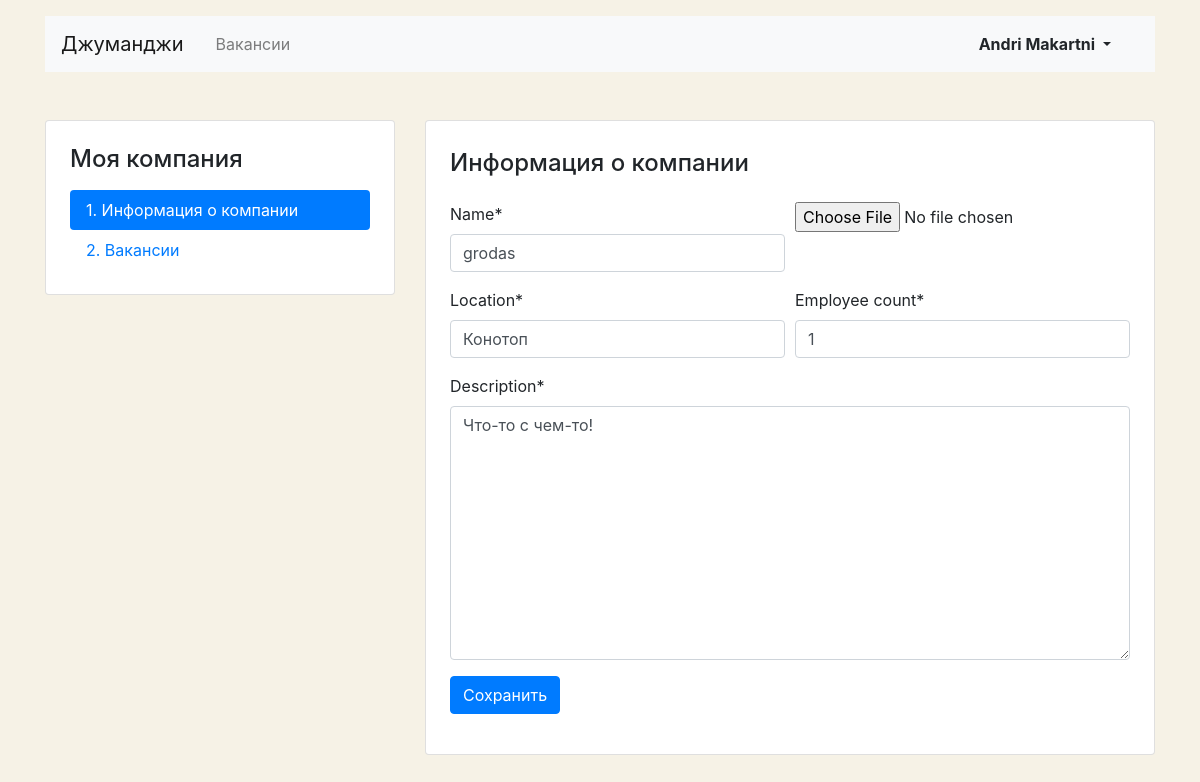
The app's page /mycompany/ (signed in) with its own data.
### vacancies/models.py (models this page shows, shortened)
class Company(models.Model):
    name = models.CharField(max_length=20)
    location = models.CharField(max_length=20)
    logo = models.ImageField(
        upload_to=MEDIA_COMPANY_IMAGE_DIR,
        blank=True
    )
    description = models.TextField()
    employee_count = models.IntegerField()
    owner = models.ForeignKey(
        User,
        on_delete=models.CASCADE,
    )

### vacancies/views/companies_views.py (the view)
# urls.py: path('mycompany/', MyCompanyView.as_view(), name='my_company'),
class MyCompanyView(LoginRequiredMixin, IsNotCompanyMixin, SuccessMessageMixin, UpdateView):
    model = Company
    template_name = 'vacancies/companies/company-edit.html'
    form_class = MyCompanyForm
    login_url = 'login_page'
    success_message = 'Информация о компании обновлена'
    def get_object(self):
        return self.model.objects.get(owner_id=self.request.user.pk)
    def get_context_data(self, **kwargs):
        context = super(MyCompanyView, self).get_context_data()
        context['head_title'] = 'Джуманджи | Моя компания'
        return context

### vacancies/forms.py
class MyCompanyForm(forms.ModelForm):
    class Meta:
        model = Company
        fields = [
            'name',
            'logo',
            'location',
            'employee_count',
            'description',
        ]
    def __init__(self, *args, **kwargs):
        super().__init__(*args, **kwargs)
        self.helper = FormHelper()
        self.helper.form_method = 'post'
        self.helper.layout = Layout(
            Row(
                Column('name'),
                Column(CustomImagefield('logo')),
            ),
            Row(
                Column('location'),
                Column('employee_count'),
            ),
            'description',
            FormActions(
                Submit('submit', 'Сохранить'),
            ),
        )

### vacancies/mixins.py (called while the page is built)
    def dispatch(self, request, *args, **kwargs):
        if Company.objects.filter(owner=self.request.user):
            return super().dispatch(request, *args, **kwargs)
        return redirect('no_company')

### templates/vacancies/companies/company-edit.html (shortened to what this page needs)
{% extends 'base.html' %}
{% load crispy_forms_tags %}
{% block content %}
<main class="container mt-3 pb-5">
    <div class="row mt-5">
        <div class="col-12 col-lg-4">
            <aside class="pt-3 pb-4 px-4 mb-5 card">
                <h1 class="h4 pt-2 pb-2">Моя компания</h1>
                <div class="nav flex-column nav-pills">
                    <a class="nav-link active" href="{% url 'my_company' %}">1. Информация о компании</a>
                    <a class="nav-link" href="{% url 'my_company_vacancies' %}">2. Вакансии</a>
                </div>
            </aside>
        </div>
        <div class="col-12 col-lg-8">
            <div class="card">
                <div class="card-body px-4 pb-4">
                    <section class="tab-pane fade show active">
                        <h2 class="h4 pt-2 pb-3">Информация о компании</h2>
                        {% crispy form %}
                    </section>
                </div>
            </div>
        </div>
    </div>
</main>
{% endblock %}

### templates/base.html (shortened to what this page needs)
{% load static %}
<!DOCTYPE html>
<html lang="ru">
<head>
    <link rel="stylesheet" href="https://stackpath.bootstrapcdn.com/bootstrap/4.3.1/css/bootstrap.min.css"
>
</head>
<body>
<header class="container mt-3">
    <nav class="navbar navbar-expand-lg navbar-light bg-light">
        <a class="navbar-brand mr-4" href="{% url 'main_view' %}">Джуманджи</a>
        <div class="collapse navbar-collapse justify-content-between" id="navbarNav">
            <ul class="navbar-nav col-6">
                <li class="nav-item">
                    <a class="nav-link" href="{% url 'vacancies_view' %}">Вакансии</a>
                </li>
            </ul>
            <ul class="navbar-nav col-6 justify-content-end">
                {% if user.is_authenticated %}
                    <li class="nav-item active">
                        <div class="btn-group">
                            <button type="button" class="btn dropdown-toggle font-weight-bold" data-toggle="dropdown"
                                    aria-haspopup="true" aria-expanded="false">
                                {% if not user.first_name %}{{ user.username }}{% else %} {{ user.first_name }}
                                    {{ user.last_name }}{% endif %}
                            </button>
                        </div>
                        {% else %}
                    <li class="nav-item">
                        <a href="{% url 'login_page' %}" class="nav-link font-weight-bold">Вход</a>
                    </li>
                {% endif %}
            </ul>
        </div>
    </nav>
</header>
{% block content %}
{% endblock content %}
</body>
</html>

### templates/custom_imagefield.html
{% load crispy_forms_field %}
<div class="form-group">
    {% crispy_field field 'class' 'custom-file' %}
  </div>

### templates/vacancies/companies/company-edit.html (style rules this page uses)
body { background-color: #F6F2E6; }

### records on screen
Company: name "grodas", location "Конотоп", employee_count "1", description "Что-то с чем-то!"

### other values on screen
{{ user.first_name }} "Andri"
{{ user.last_name }} "Makartni"
